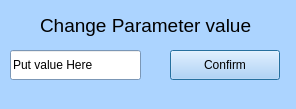
<?xml version="1.0" encoding="UTF-8"?>
<ui version="4.0">
 <class>Parameterdialog</class>
 <widget class="QDialog" name="Parameterdialog">
  <property name="geometry">
   <rect>
    <x>0</x>
    <y>0</y>
    <width>296</width>
    <height>109</height>
   </rect>
  </property>
  <property name="palette">
   <palette>
    <active>
     <colorrole role="WindowText">
      <brush brushstyle="SolidPattern">
       <color alpha="255">
        <red>0</red>
        <green>0</green>
        <blue>0</blue>
       </color>
      </brush>
     </colorrole>
     <colorrole role="Button">
      <brush brushstyle="SolidPattern">
       <color alpha="255">
        <red>172</red>
        <green>212</green>
        <blue>255</blue>
       </color>
      </brush>
     </colorrole>
     <colorrole role="Light">
      <brush brushstyle="SolidPattern">
       <color alpha="255">
        <red>255</red>
        <green>255</green>
        <blue>255</blue>
       </color>
      </brush>
     </colorrole>
     <colorrole role="Midlight">
      <brush brushstyle="SolidPattern">
       <color alpha="255">
        <red>213</red>
        <green>233</green>
        <blue>255</blue>
       </color>
      </brush>
     </colorrole>
     <colorrole role="Dark">
      <brush brushstyle="SolidPattern">
       <color alpha="255">
        <red>86</red>
        <green>106</green>
        <blue>127</blue>
       </color>
      </brush>
     </colorrole>
     <colorrole role="Mid">
      <brush brushstyle="SolidPattern">
       <color alpha="255">
        <red>115</red>
        <green>141</green>
        <blue>170</blue>
       </color>
      </brush>
     </colorrole>
     <colorrole role="Text">
      <brush brushstyle="SolidPattern">
       <color alpha="255">
        <red>0</red>
        <green>0</green>
        <blue>0</blue>
       </color>
      </brush>
     </colorrole>
     <colorrole role="BrightText">
      <brush brushstyle="SolidPattern">
       <color alpha="255">
        <red>255</red>
        <green>255</green>
        <blue>255</blue>
       </color>
      </brush>
     </colorrole>
     <colorrole role="ButtonText">
      <brush brushstyle="SolidPattern">
       <color alpha="255">
        <red>0</red>
        <green>0</green>
        <blue>0</blue>
       </color>
      </brush>
     </colorrole>
     <colorrole role="Base">
      <brush brushstyle="SolidPattern">
       <color alpha="255">
        <red>255</red>
        <green>255</green>
        <blue>255</blue>
       </color>
      </brush>
     </colorrole>
     <colorrole role="Window">
      <brush brushstyle="SolidPattern">
       <color alpha="255">
        <red>172</red>
        <green>212</green>
        <blue>255</blue>
       </color>
      </brush>
     </colorrole>
     <colorrole role="Shadow">
      <brush brushstyle="SolidPattern">
       <color alpha="255">
        <red>0</red>
        <green>0</green>
        <blue>0</blue>
       </color>
      </brush>
     </colorrole>
     <colorrole role="AlternateBase">
      <brush brushstyle="SolidPattern">
       <color alpha="255">
        <red>213</red>
        <green>233</green>
        <blue>255</blue>
       </color>
      </brush>
     </colorrole>
     <colorrole role="ToolTipBase">
      <brush brushstyle="SolidPattern">
       <color alpha="255">
        <red>255</red>
        <green>255</green>
        <blue>220</blue>
       </color>
      </brush>
     </colorrole>
     <colorrole role="ToolTipText">
      <brush brushstyle="SolidPattern">
       <color alpha="255">
        <red>0</red>
        <green>0</green>
        <blue>0</blue>
       </color>
      </brush>
     </colorrole>
    </active>
    <inactive>
     <colorrole role="WindowText">
      <brush brushstyle="SolidPattern">
       <color alpha="255">
        <red>0</red>
        <green>0</green>
        <blue>0</blue>
       </color>
      </brush>
     </colorrole>
     <colorrole role="Button">
      <brush brushstyle="SolidPattern">
       <color alpha="255">
        <red>172</red>
        <green>212</green>
        <blue>255</blue>
       </color>
      </brush>
     </colorrole>
     <colorrole role="Light">
      <brush brushstyle="SolidPattern">
       <color alpha="255">
        <red>255</red>
        <green>255</green>
        <blue>255</blue>
       </color>
      </brush>
     </colorrole>
     <colorrole role="Midlight">
      <brush brushstyle="SolidPattern">
       <color alpha="255">
        <red>213</red>
        <green>233</green>
        <blue>255</blue>
       </color>
      </brush>
     </colorrole>
     <colorrole role="Dark">
      <brush brushstyle="SolidPattern">
       <color alpha="255">
        <red>86</red>
        <green>106</green>
        <blue>127</blue>
       </color>
      </brush>
     </colorrole>
     <colorrole role="Mid">
      <brush brushstyle="SolidPattern">
       <color alpha="255">
        <red>115</red>
        <green>141</green>
        <blue>170</blue>
       </color>
      </brush>
     </colorrole>
     <colorrole role="Text">
      <brush brushstyle="SolidPattern">
       <color alpha="255">
        <red>0</red>
        <green>0</green>
        <blue>0</blue>
       </color>
      </brush>
     </colorrole>
     <colorrole role="BrightText">
      <brush brushstyle="SolidPattern">
       <color alpha="255">
        <red>255</red>
        <green>255</green>
        <blue>255</blue>
       </color>
      </brush>
     </colorrole>
     <colorrole role="ButtonText">
      <brush brushstyle="SolidPattern">
       <color alpha="255">
        <red>0</red>
        <green>0</green>
        <blue>0</blue>
       </color>
      </brush>
     </colorrole>
     <colorrole role="Base">
      <brush brushstyle="SolidPattern">
       <color alpha="255">
        <red>255</red>
        <green>255</green>
        <blue>255</blue>
       </color>
      </brush>
     </colorrole>
     <colorrole role="Window">
      <brush brushstyle="SolidPattern">
       <color alpha="255">
        <red>172</red>
        <green>212</green>
        <blue>255</blue>
       </color>
      </brush>
     </colorrole>
     <colorrole role="Shadow">
      <brush brushstyle="SolidPattern">
       <color alpha="255">
        <red>0</red>
        <green>0</green>
        <blue>0</blue>
       </color>
      </brush>
     </colorrole>
     <colorrole role="AlternateBase">
      <brush brushstyle="SolidPattern">
       <color alpha="255">
        <red>213</red>
        <green>233</green>
        <blue>255</blue>
       </color>
      </brush>
     </colorrole>
     <colorrole role="ToolTipBase">
      <brush brushstyle="SolidPattern">
       <color alpha="255">
        <red>255</red>
        <green>255</green>
        <blue>220</blue>
       </color>
      </brush>
     </colorrole>
     <colorrole role="ToolTipText">
      <brush brushstyle="SolidPattern">
       <color alpha="255">
        <red>0</red>
        <green>0</green>
        <blue>0</blue>
       </color>
      </brush>
     </colorrole>
    </inactive>
    <disabled>
     <colorrole role="WindowText">
      <brush brushstyle="SolidPattern">
       <color alpha="255">
        <red>86</red>
        <green>106</green>
        <blue>127</blue>
       </color>
      </brush>
     </colorrole>
     <colorrole role="Button">
      <brush brushstyle="SolidPattern">
       <color alpha="255">
        <red>172</red>
        <green>212</green>
        <blue>255</blue>
       </color>
      </brush>
     </colorrole>
     <colorrole role="Light">
      <brush brushstyle="SolidPattern">
       <color alpha="255">
        <red>255</red>
        <green>255</green>
        <blue>255</blue>
       </color>
      </brush>
     </colorrole>
     <colorrole role="Midlight">
      <brush brushstyle="SolidPattern">
       <color alpha="255">
        <red>213</red>
        <green>233</green>
        <blue>255</blue>
       </color>
      </brush>
     </colorrole>
     <colorrole role="Dark">
      <brush brushstyle="SolidPattern">
       <color alpha="255">
        <red>86</red>
        <green>106</green>
        <blue>127</blue>
       </color>
      </brush>
     </colorrole>
     <colorrole role="Mid">
      <brush brushstyle="SolidPattern">
       <color alpha="255">
        <red>115</red>
        <green>141</green>
        <blue>170</blue>
       </color>
      </brush>
     </colorrole>
     <colorrole role="Text">
      <brush brushstyle="SolidPattern">
       <color alpha="255">
        <red>86</red>
        <green>106</green>
        <blue>127</blue>
       </color>
      </brush>
     </colorrole>
     <colorrole role="BrightText">
      <brush brushstyle="SolidPattern">
       <color alpha="255">
        <red>255</red>
        <green>255</green>
        <blue>255</blue>
       </color>
      </brush>
     </colorrole>
     <colorrole role="ButtonText">
      <brush brushstyle="SolidPattern">
       <color alpha="255">
        <red>86</red>
        <green>106</green>
        <blue>127</blue>
       </color>
      </brush>
     </colorrole>
     <colorrole role="Base">
      <brush brushstyle="SolidPattern">
       <color alpha="255">
        <red>172</red>
        <green>212</green>
        <blue>255</blue>
       </color>
      </brush>
     </colorrole>
     <colorrole role="Window">
      <brush brushstyle="SolidPattern">
       <color alpha="255">
        <red>172</red>
        <green>212</green>
        <blue>255</blue>
       </color>
      </brush>
     </colorrole>
     <colorrole role="Shadow">
      <brush brushstyle="SolidPattern">
       <color alpha="255">
        <red>0</red>
        <green>0</green>
        <blue>0</blue>
       </color>
      </brush>
     </colorrole>
     <colorrole role="AlternateBase">
      <brush brushstyle="SolidPattern">
       <color alpha="255">
        <red>172</red>
        <green>212</green>
        <blue>255</blue>
       </color>
      </brush>
     </colorrole>
     <colorrole role="ToolTipBase">
      <brush brushstyle="SolidPattern">
       <color alpha="255">
        <red>255</red>
        <green>255</green>
        <blue>220</blue>
       </color>
      </brush>
     </colorrole>
     <colorrole role="ToolTipText">
      <brush brushstyle="SolidPattern">
       <color alpha="255">
        <red>0</red>
        <green>0</green>
        <blue>0</blue>
       </color>
      </brush>
     </colorrole>
    </disabled>
   </palette>
  </property>
  <property name="windowTitle">
   <string>Dialog</string>
  </property>
  <widget class="QLabel" name="Parameter_label">
   <property name="geometry">
    <rect>
     <x>40</x>
     <y>10</y>
     <width>211</width>
     <height>31</height>
    </rect>
   </property>
   <property name="font">
    <font>
     <pointsize>14</pointsize>
    </font>
   </property>
   <property name="text">
    <string>Change Parameter value</string>
   </property>
  </widget>
  <widget class="QLineEdit" name="lineEdit">
   <property name="geometry">
    <rect>
     <x>10</x>
     <y>50</y>
     <width>131</width>
     <height>30</height>
    </rect>
   </property>
   <property name="text">
    <string>Put value Here</string>
   </property>
  </widget>
  <widget class="QPushButton" name="Confirm">
   <property name="geometry">
    <rect>
     <x>170</x>
     <y>50</y>
     <width>110</width>
     <height>30</height>
    </rect>
   </property>
   <property name="text">
    <string>Confirm</string>
   </property>
  </widget>
 </widget>
 <resources/>
 <connections/>
</ui>
